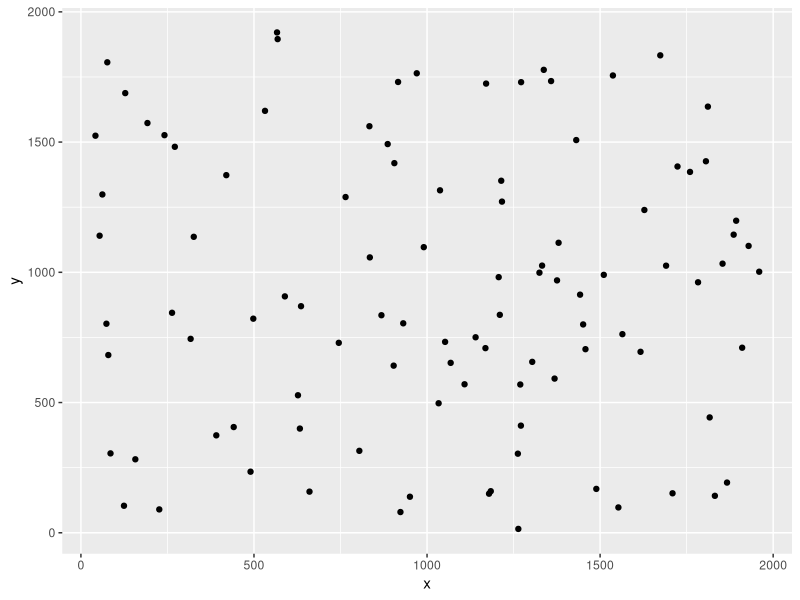

Reproduce this figure in R.
library(dplyr)
library(ggplot2)

numbers <- data.frame("x"= runif(n=100,min=1,max=2000),"y" = runif(n=100,min=1,max=2000))

print(ggplot(numbers, aes(x = x, y = y)) +
  geom_point())
